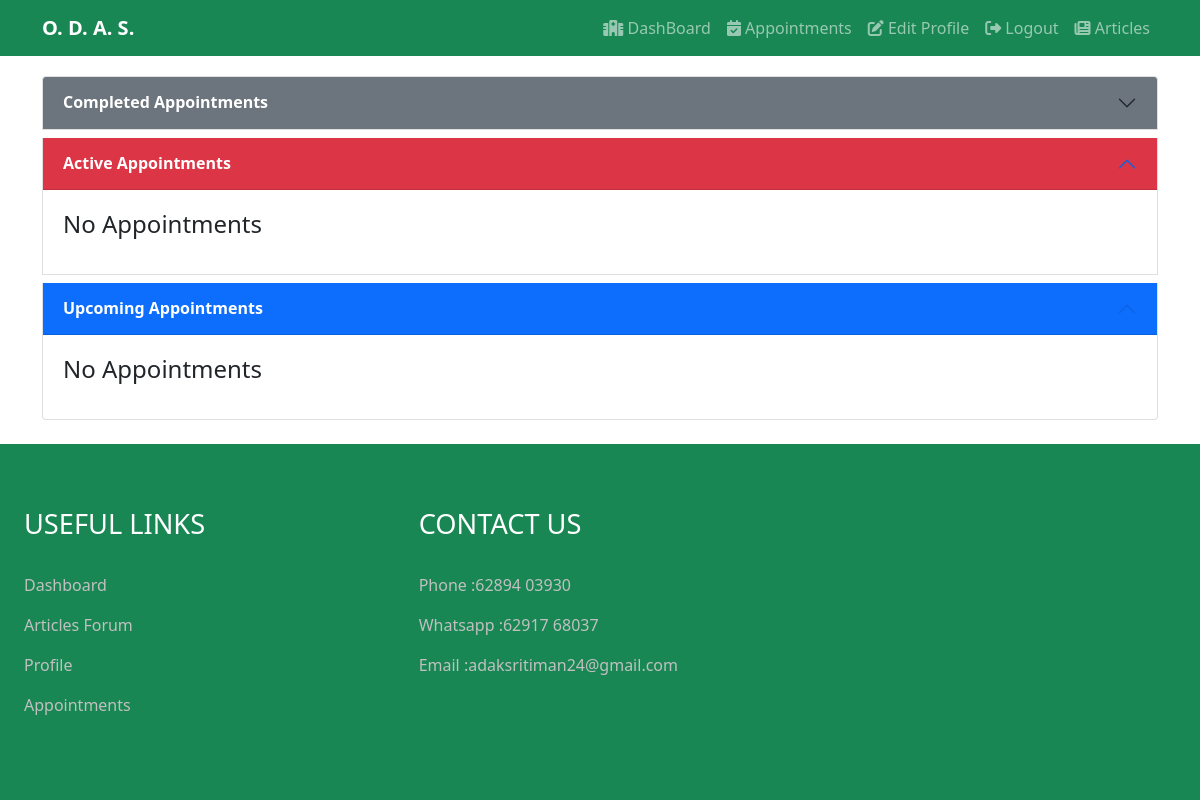
/appointments/patient/ (signed in), run on an earlier commit of the app's database.
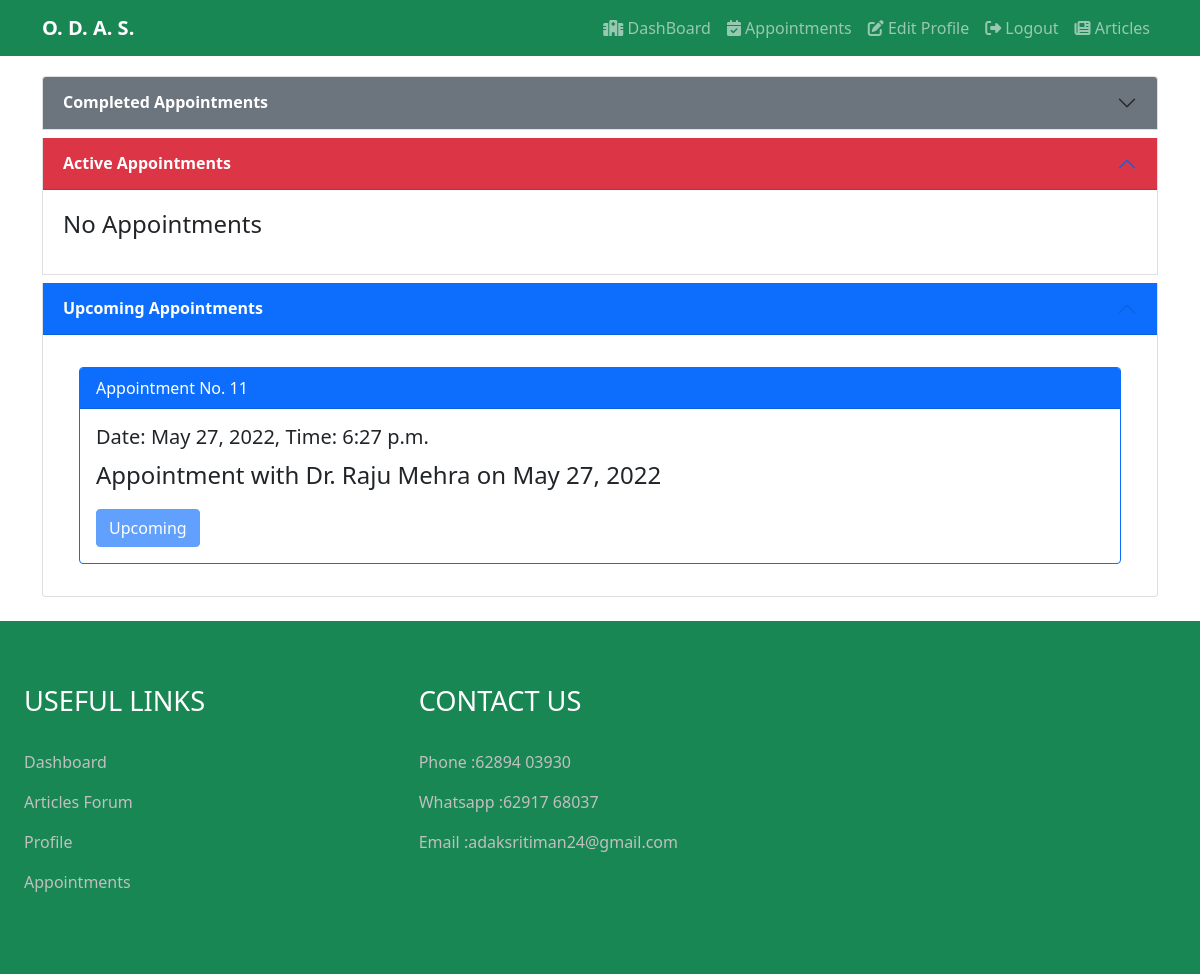
And on a later commit of the database.
### mainapp/models.py (models this page shows)
class Appointment(models.Model):
    STATUS = [
        ("finished","finished"),
        ("upcomming","upcomming"),
        ("ongoing","ongoing"),
    ]
    patient = models.ForeignKey(Patient, on_delete=models.CASCADE)
    doctor = models.ForeignKey(Doctor, on_delete=models.CASCADE)
    date = models.DateField(null=True, blank=True)
    time = models.TimeField(null=True, blank=True)
    date_time_start = models.DateTimeField(null=True, blank=True)
    date_time_end = models.DateTimeField(null=True, blank=True)
    status = models.CharField(null = True, blank = True, max_length=20, choices=STATUS)
    prescription = models.FileField(upload_to='prescriptions/%Y/%m/%d', null=True, blank=True)

### mainapp/views.py (the view)
# urls.py: path('appointments/patient/',views.PatientAppointmentPage, name="p_app"),
def PatientAppointmentPage(request):
    currentTime =  timezone.make_aware(datetime.now())
    appointments = Appointment.objects.filter(patient = request.user)
    app_over = appointments.filter(Q(date_time_end__lt = currentTime))
    app_active = appointments.filter(Q(date_time_end__gte = currentTime) & Q(date_time_start__lte = currentTime))
    app_upcomming = appointments.filter(Q(date_time_start__gt = currentTime))
    context = {
        'app_over':app_over,
        'app_active': app_active,
        'app_upcomming': app_upcomming,
    }
    return render(request,"patient/patient-appointment.html",context= context)

### templates/patient/patient-appointment.html (shortened to what the changed rows need)
{% extends "patient/base.html" %}
{% block content %}
<div class="container mb-4">
  <div class="row mt-4">
    <div class="accordion" id="accordionPanelsStayOpenExample">
      <div class="accordion-item mb-2">
        <h2 class="accordion-header" id="panelsStayOpen-headingOne">
          <button class="accordion-button collapsed bg-secondary text-white" type="button" data-bs-toggle="collapse" data-bs-target="#panelsStayOpen-collapseOne" aria-expanded="false" aria-controls="panelsStayOpen-collapseOne">
            <b>Completed Appointments</b>
          </button>
        </h2>
      </div>
      <div class="accordion-item mb-2">
        <h2 class="accordion-header" id="panelsStayOpen-headingTwo">
          <button class="accordion-button bg-danger text-white" type="button" data-bs-toggle="collapse" data-bs-target="#panelsStayOpen-collapseTwo" aria-expanded="true" aria-controls="panelsStayOpen-collapseTwo">
            <b>Active Appointments</b>
          </button>
        </h2>
      </div>
      <div class="accordion-item">
        <h2 class="accordion-header" id="panelsStayOpen-headingThree">
          <button class="accordion-button bg-primary text-white" type="button" data-bs-toggle="collapse" data-bs-target="#panelsStayOpen-collapseThree" aria-expanded="true" aria-controls="panelsStayOpen-collapseThree">
            <b>Upcoming Appointments</b>
          </button>
        </h2>
        <div id="panelsStayOpen-collapseThree" class="accordion-collapse collapse show" aria-labelledby="panelsStayOpen-headingThree">
          <div class="accordion-body" id="app-schedule-upcomming">
            {% if app_upcomming %}
            {% for appointment in app_upcomming %}
                <div class="card m-3 border-primary">
                  <div class="card-header bg-primary text-white">
                    Appointment No. {{appointment.id}}
                  </div>
                  <div class="card-body">
                    <h5 class="card-title">Date: {{appointment.date}}, Time: {{appointment.time}}</h5>
                    <p class="card-text">Appointment with Dr. {{appointment.doctor.first_name}} {{appointment.doctor.last_name}} on {{appointment.date}}</p>
                    <a href="{% url 'main-chat-view' appointment.id %}" class="btn btn-primary disabled" target="_blank">Upcoming</a>
                  </div>
                </div>
            {% endfor %}
            {% else %}
                <div><p>No Appointments</p></div>
            {% endif %}
          </div>
        </div>
      </div>
    </div>
  </div>
</div>
{% endblock %}

What changed in the data, as far as the page shows it:
added Appointment: id "11", date "May 27, 2022", time "6:27 p.m.", doctor.first_name "Raju", doctor.last_name "Mehra"
Also different on the page:
text no longer shown: "No Appointments"
